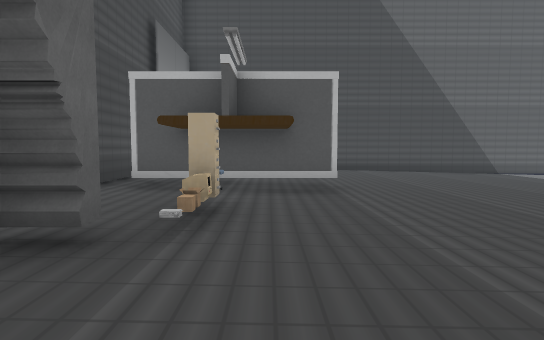
View 1 (above)

24 first-person views from a walk through a 3-D level made in the Unity game engine. The camera is 1.5 m above the floor, tilts 4° down and sees 80° across. Doors are open. The floor is counted in squares, 2 m on a side. Each view is taken from the middle of a square. On the plan, view 1 faces up. The plan holds only what a view shows up to about 11 squares ahead; the rest is blank. The place goes on beyond the plan. The player is left out. Some surface patterns are stand-ins.

View 2
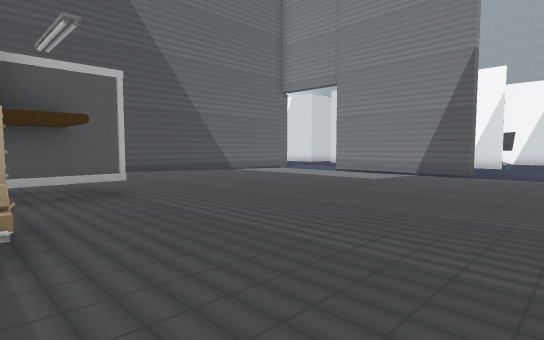

View 3
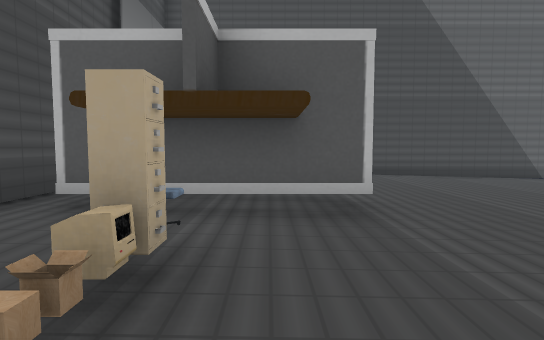

View 4
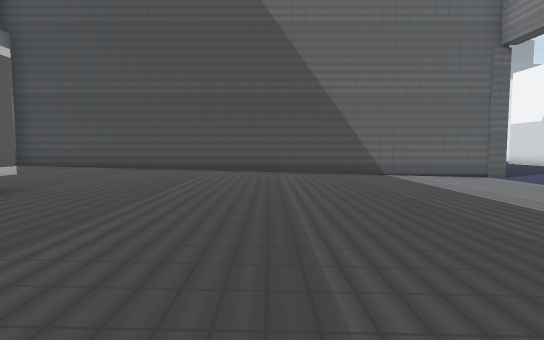

View 5
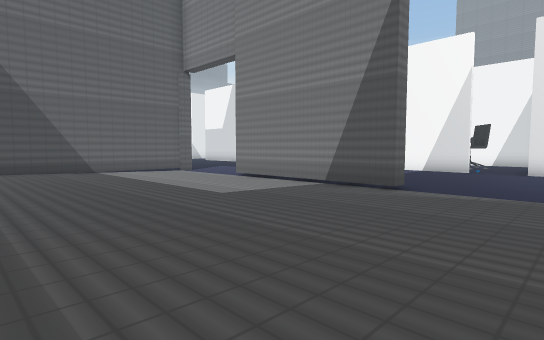

View 6
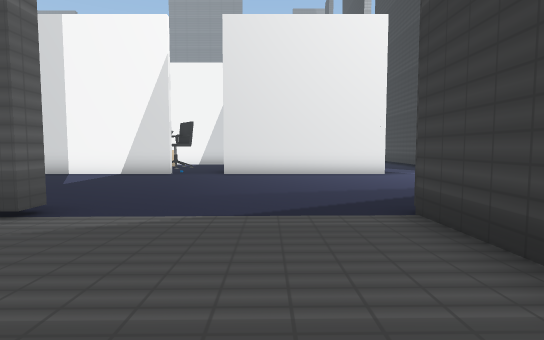

View 7
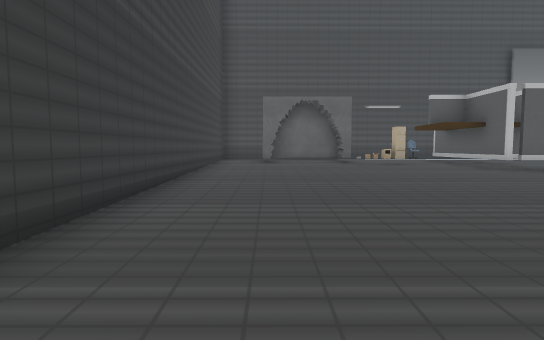

View 8
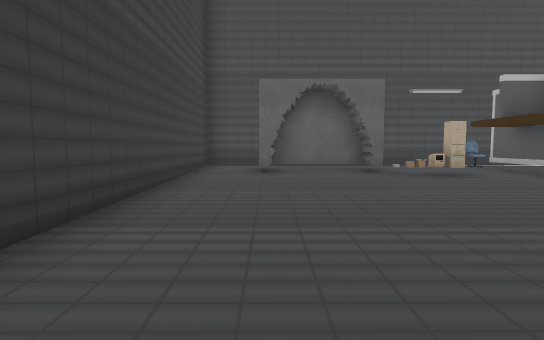

View 9
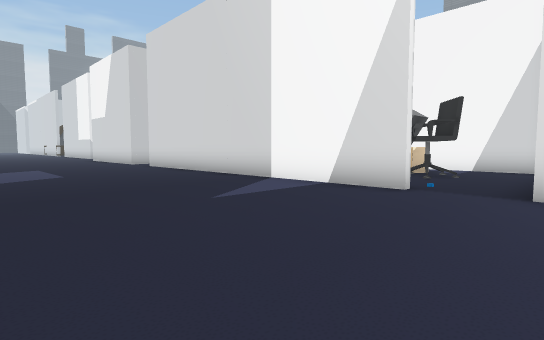

View 10
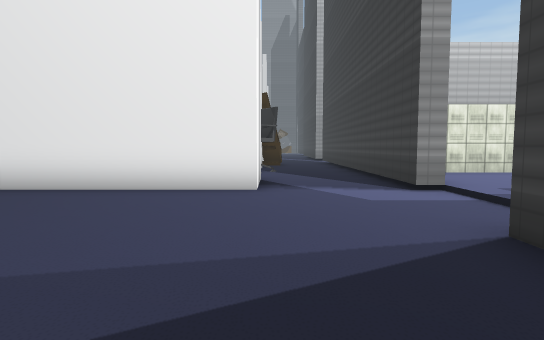

View 11
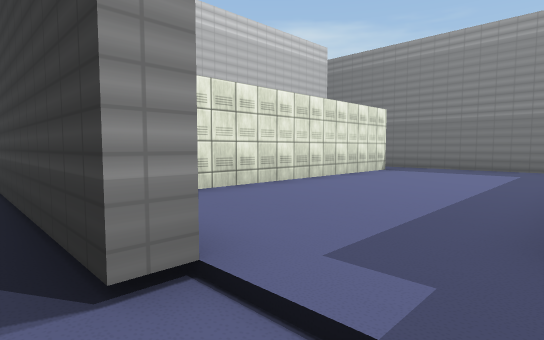

View 12
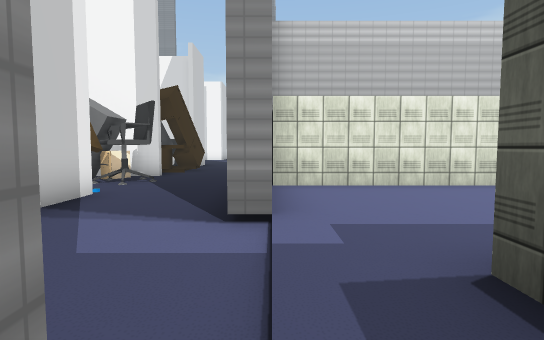

View 13
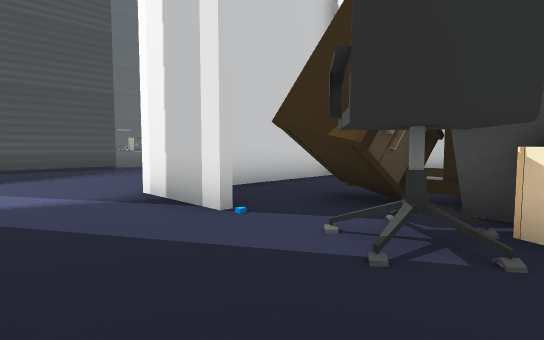

View 14
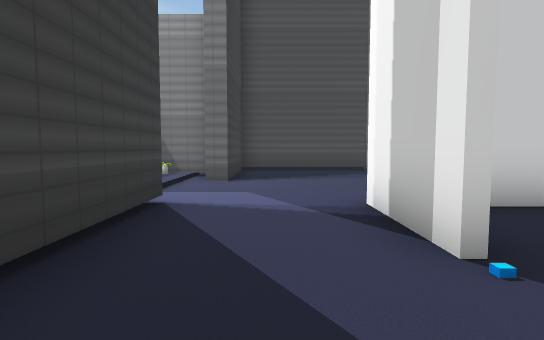

View 15
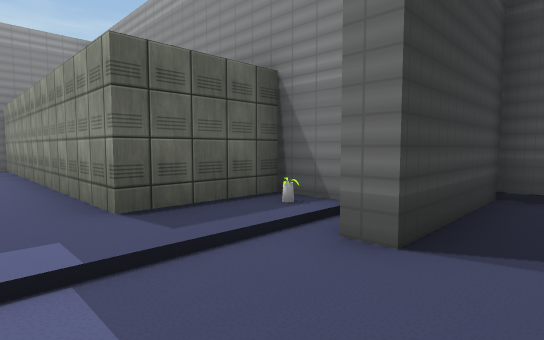

View 16
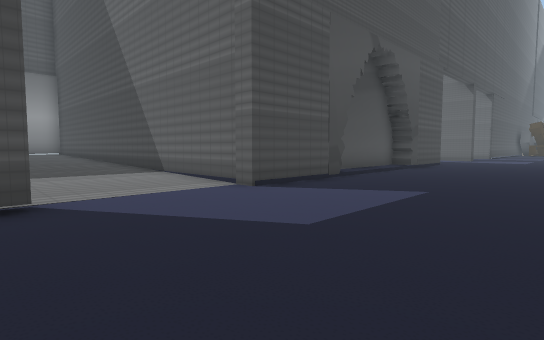

View 17
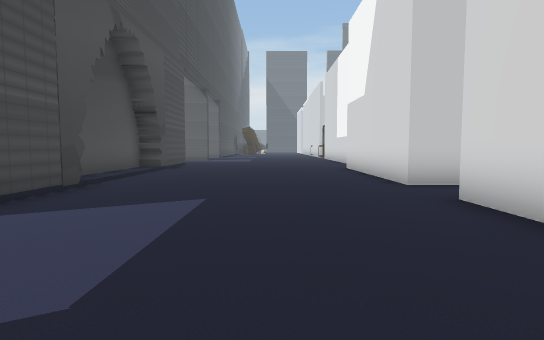

View 18
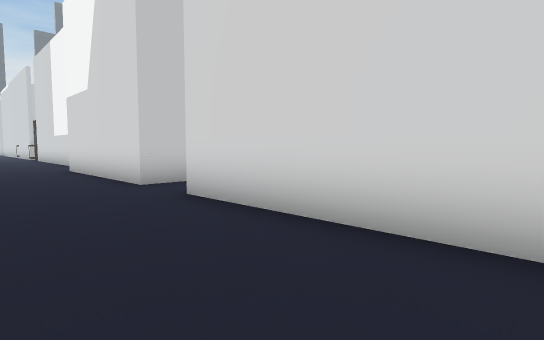

View 19
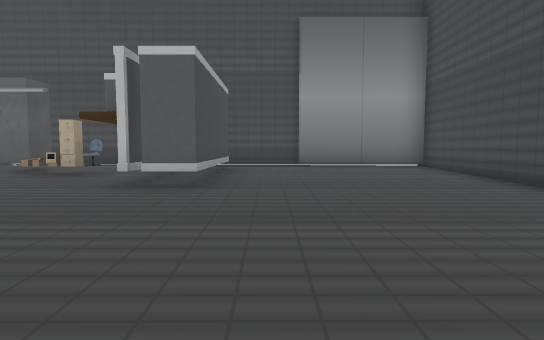

View 20
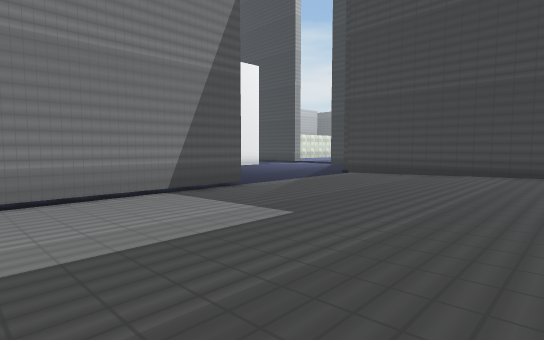

View 21
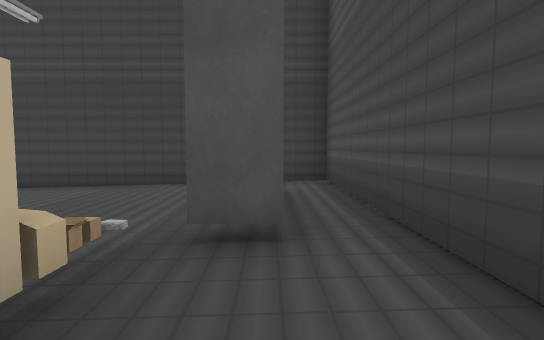

View 22
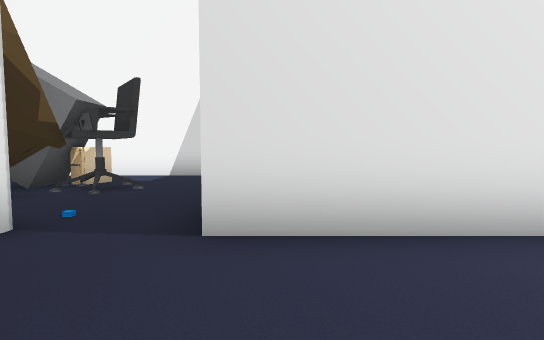

View 23
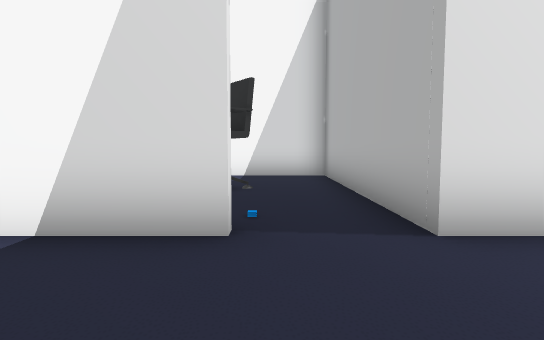

View 24
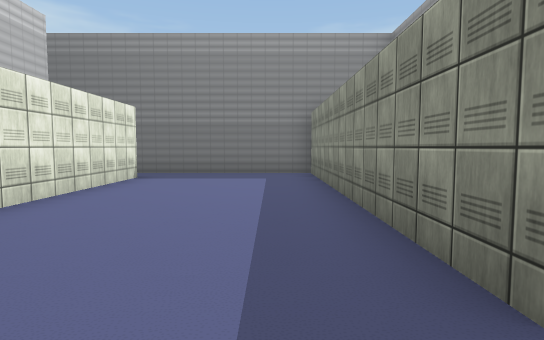

### Floor plan
Key: @ floor where view 1 was taken; # wall or solid block; x gap in a wall; . main floor; : floor 0.25 m higher than the main floor; + floor 0.5 m higher than the main floor; * floor 0.75 m higher than the main floor; % floor 1 m higher than the main floor; / step, stairs or slope; D open door; T thing the floor can be seen under or through; O other object.
Columns run from 4 left of view 1 to 24 right of it. Each row starts with its distance up from view 1.
 20                ##......#
 19                #:......#
 18                #:......#
 17                #:......#
 16                #:......##
 15                ##........
 14                 #.......
 13  ################......#
 12  #****++++:::::........#
 11  #****+++++:::::.......#
 10  #****+++++:::::.......#
  9 ##****+++++:::::.......#
  8 #*****+++++:::::#......#
  7 #*****+++++:::::#......#
  6 #*TTTT+++++:::::#......#  #
  5 #**O**+++++:::::#......####O.
  4 #%*O**+++++:::::#......#..O..
  3 #%*O***+++++::::.......O.....
  2 #%##***+++++::::........#####
  1 #%#****+++++::::.......##
  0 #%#*@**+++++::::.......#.
 -1 #%*D***+++++::::.......#..##
 -2 #################......#..##D
 -3                 #......#..#OO
 -4                 #......##O.:.
 -5                 #............
 -6                 ####.........
 -7                   x////######
 -8                   #O::::::#
 -9                     #:::::#
-10                     #:::::#
-11                     #:::::#
-12                     #:::::#
-13                     #:::::#
-14                     #:::::#
-15                     #:::::#
-16                     #::::::
-17                     #######

Where each view was taken, in squares from view 1:
view 1: 0 up, 0 right, facing up
view 2: 0 up, 1 left, facing up-right
view 3: 2 up, 0 right, facing up
view 4: 2 up, 5 right, facing up
view 5: 0 up, 5 right, facing up-right
view 6: 0 up, 8 right, facing right
view 7: 0 up, 9 right, facing left
view 8: 0 up, 6 right, facing left
view 9: 1 up, 13 right, facing up-right
view 10: 4 down, 13 right, facing right
view 11: 6 down, 17 right, facing down-right
view 12: 7 down, 15 right, facing right
view 13: 6 down, 24 right, facing up-left
view 14: 5 down, 23 right, facing left
view 15: 5 down, 18 right, facing down-left
view 16: 8 up, 17 right, facing up-left
view 17: 9 up, 16 right, facing up
view 18: 9 up, 16 right, facing up-right
view 19: 8 up, 6 right, facing left
view 20: 8 up, 6 right, facing down-right
view 21: 5 up, 2 left, facing down
view 22: 1 up, 16 right, facing right
view 23: 3 up, 16 right, facing right
view 24: 7 down, 18 right, facing down
